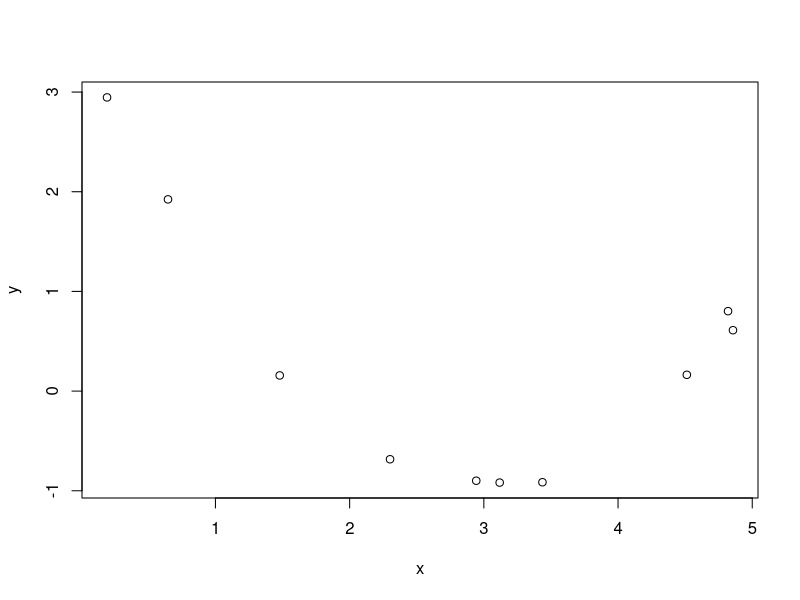

The R source for this figure: (Note: this script raises an error after producing the figure.)
library(truncnorm)

x<-runif(10,0.1,4.9)
e<-rtruncnorm(10,-1.9,1.9,0,0.1)
a<--1
b<-0.7
y<-a+0.5*(x-3)^2+e
resid <- data.frame(x,y)
plot(x,y)


sums <- function(dfr){
  attach(dfr)
  sxx <- sum(x^2) - ((sum(x))^2)/length(x)
  syy <- sum(y) - ((sum(y))^2)/length(y)
  sxy <- sum(x*y) - (sum(x)*sum(y))/length(x)
  print(sxx)
  print(syy)
  print(sxy)
  detach(dfr)
}

sums(df_bivariatetestq1)
